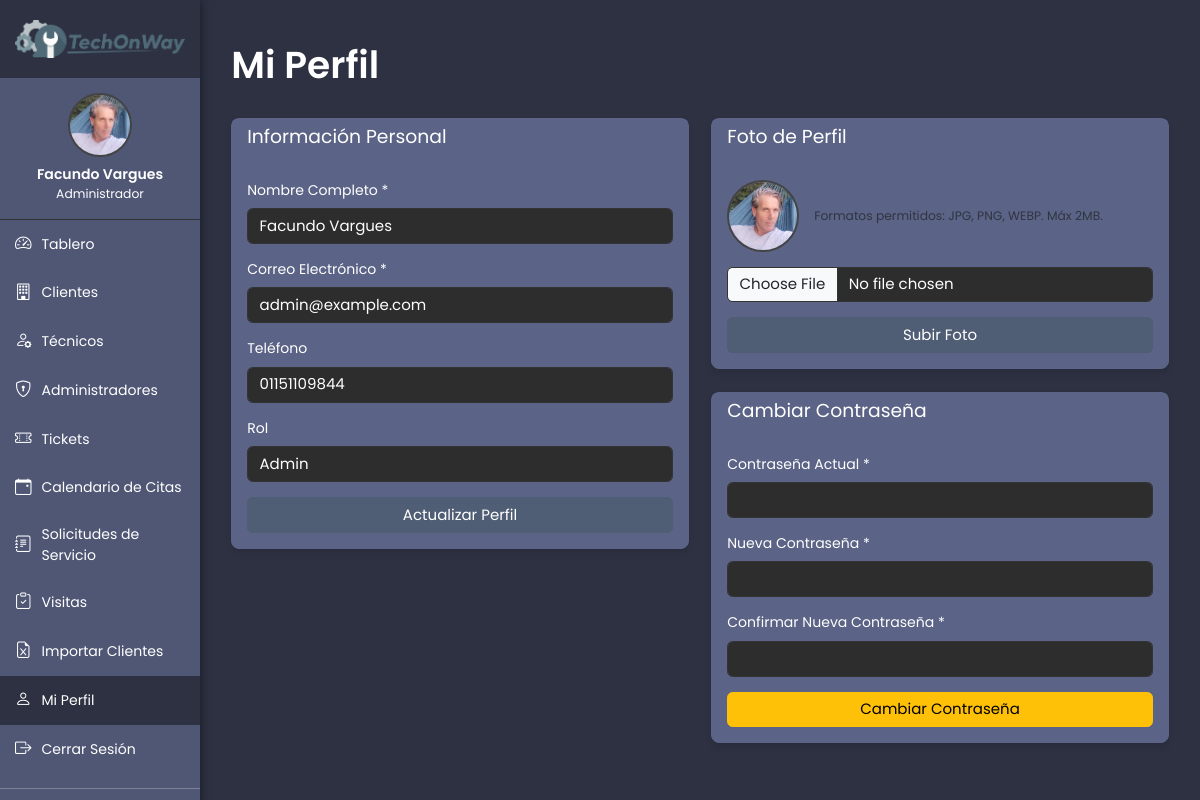
The app's page /profile.php (signed in) with its own data.
### tables this page shows
CREATE TABLE `users` (
  `id` int(11) NOT NULL,
  `name` varchar(100) NOT NULL,
  `email` varchar(100) NOT NULL,
  `password` varchar(255) NOT NULL,
  `phone` varchar(20) DEFAULT NULL,
  `avatar` varchar(255) DEFAULT NULL,
  `role` enum('admin','technician') NOT NULL,
  `zone` varchar(50) DEFAULT NULL,
  `created_at` timestamp NOT NULL DEFAULT current_timestamp(),
  `updated_at` timestamp NOT NULL DEFAULT current_timestamp() ON UPDATE current_timestamp()
);

### includes/i18n.php (called while the page is built, shortened)
<?php
$lang = [];
$langFile = __DIR__ . '/../lang/' . $_SESSION['lang'] . '.php';
if (file_exists($langFile)) {
    $lang = require $langFile;
} else {
    $langFile = __DIR__ . '/../lang/es.php';
    if (file_exists($langFile)) {
        $lang = require $langFile;
    }
}
function __($key, $fallback = null) {
    global $lang;
    if (isset($lang[$key])) {
        return $lang[$key];
    }
    return $fallback !== null ? $fallback : $key;
}

### includes/Database.php (called while the page is built, shortened)
<?php
class Database {
    private static $instance = null;
    private $connection;
    private static $connectionCount = 0;
    private function __construct() {
        $config = @require __DIR__ . '/../config/database.php';
        try {
            $charset = isset($config['charset']) ? $config['charset'] : 'utf8';
            $dsn_variants = [
                "mysql:host={$config['host']};dbname={$config['dbname']};charset={$charset}",
                "mysql:host={$config['host']};dbname={$config['dbname']};charset=utf8",
                "mysql:host={$config['host']};dbname={$config['dbname']}"
            ];
            self::$connectionCount++;
            foreach ($dsn_variants as $dsn) {
                try {
                    $this->connection = new PDO($dsn, $config['username'], $config['password'], $config['options']);
                    break;
                } catch (PDOException $e) {
                    $connection_error = $e->getMessage();
                    if (function_exists('error_log')) {
                        error_log("TechonWay: Database connection failed - DSN: {$dsn} - Error: " . $e->getMessage());
                    }
                    if (strpos($e->getMessage(), 'Too many connections') !== false) {
                        if (function_exists('error_log')) {
                            error_log("TechonWay: Too many database connections - Count: " . self::$connectionCount);
                        }
                        throw new PDOException("Database server overloaded: " . $e->getMessage());
                    }
                    continue;
                }
            }
        } catch (PDOException $e) {
            die("Connection failed: " . $e->getMessage());
        }
    }
    public static function getInstance() {
        if (self::$instance === null) {
            self::$instance = new self();
        }
        return self::$instance;
    }
    public function query($sql, $params = []) {
        $stmt = $this->connection->prepare($sql);
        $stmt->execute($params);
        return $stmt;
    }
    public function selectOne($sql, $params = []) {
        $stmt = $this->query($sql, $params);
        return $stmt->fetch();
    }
}

### config/database.php (called while the page is built, shortened)
<?php
$isLocal = (isset($_SERVER['HTTP_HOST']) && strpos($_SERVER['HTTP_HOST'], 'localhost') !== false)
    || (php_sapi_name() === 'cli');
$localConfig = null;
if ($isLocal) {
    if ($localConfig && isset($localConfig['database'])) {
        $dbConfig = $localConfig['database'];
        return [
            'host' => $dbConfig['host'],
            'dbname' => $dbConfig['dbname'],
            'username' => $dbConfig['username'],
            'password' => $dbConfig['password'],
            'charset' => $dbConfig['charset'],
            'options' => [
                PDO::ATTR_ERRMODE => PDO::ERRMODE_EXCEPTION,
                PDO::ATTR_DEFAULT_FETCH_MODE => PDO::FETCH_ASSOC,
                PDO::ATTR_EMULATE_PREPARES => false,
            ]
        ];
    } else {
        return [
            'host' => 'localhost',
            'dbname' => 'techonway',
            'username' => 'root',
            'password' => '',
            'charset' => 'utf8mb4',
            'options' => [
                PDO::ATTR_ERRMODE => PDO::ERRMODE_EXCEPTION,
                PDO::ATTR_DEFAULT_FETCH_MODE => PDO::FETCH_ASSOC,
                PDO::ATTR_EMULATE_PREPARES => false,
            ]
        ];
    }
}

### includes/init.php (called while the page is built, shortened)
<?php
require_once INCLUDE_PATH . '/Database.php';
require_once INCLUDE_PATH . '/i18n.php';
function escape($string) {
    return htmlspecialchars($string, ENT_QUOTES, 'UTF-8');
}

### profile.php (the view, shortened to what this page needs)
<?php
require_once 'includes/init.php';
$db = Database::getInstance();
$userId = $_SESSION['user_id'];
$user = $db->selectOne("SELECT * FROM users WHERE id = ?", [$userId]);
$pageTitle = __('profile.title', 'Mi Perfil');
include_once 'templates/header.php';
?>
<div class="container mt-4">
    <div class="row">
        <div class="col-md-12 mb-4">
            <h1><?php echo $pageTitle; ?></h1>
        </div>
    </div>
    <div class="row">
        <div class="col-md-6">
            <div class="card mb-4">
                <div class="card-header">
                    <h5 class="card-title"><?php echo __('profile.card.personal_info', 'Información Personal'); ?></h5>
                </div>
                <div class="card-body">
                    <form method="post" action="<?php echo BASE_URL; ?>profile.php">
                        <div class="mb-3">
                            <label for="name" class="form-label"><?php echo __('profile.name', 'Nombre Completo'); ?> *</label>
                            <input type="text" class="form-control" id="name" name="name" value="<?php echo escape($user['name']); ?>" required>
                        </div>
                        <div class="mb-3">
                            <label for="email" class="form-label"><?php echo __('profile.email', 'Correo Electrónico'); ?> *</label>
                            <input type="email" class="form-control" id="email" name="email" value="<?php echo escape($user['email']); ?>" required>
                        </div>
                        <div class="mb-3">
                            <label for="phone" class="form-label"><?php echo __('profile.phone', 'Teléfono'); ?></label>
                            <input type="text" class="form-control" id="phone" name="phone" value="<?php echo escape($user['phone'] ?? ''); ?>">
                        </div>
                        <div class="mb-3">
                            <label for="role" class="form-label"><?php echo __('profile.role', 'Rol'); ?></label>
                            <input type="text" class="form-control" id="role" value="<?php echo ucfirst($user['role']); ?>" readonly>
                        </div>
                        <div class="d-grid">
                            <button type="submit" name="update_profile" class="btn btn-primary"><?php echo __('profile.update_button', 'Actualizar Perfil'); ?></button>
                        </div>
                    </form>
                </div>
            </div>
        </div>
        <div class="col-md-6">
            <div class="card mb-4">
                <div class="card-header">
                    <h5 class="card-title"><?php echo __('profile.card.avatar', 'Foto de Perfil'); ?></h5>
                </div>
                <div class="card-body">
                    <div class="d-flex align-items-center mb-3">
                        <?php if (!empty($user['avatar'])): ?>
                            <?php
                                $avatarSrc = $user['avatar'];
                                if (strpos($avatarSrc, 'data:') !== 0) {
                                    $avatarSrc = BASE_URL . $avatarSrc;
                                }
                            ?>
                            <img src="<?php echo escape($avatarSrc); ?>" alt="Avatar" style="width: 72px; height: 72px; object-fit: cover; border-radius: 50%; border: 2px solid #444;">
                        <?php else: ?>
                            <div style="width: 72px; height: 72px; border-radius: 50%; background:#333; display:flex; align-items:center; justify-content:center; border: 2px solid #444;" class="me-3">
                                <i class="bi bi-person" style="font-size: 2rem;"></i>
                            </div>
                        <?php endif; ?>
                        <div class="ms-3">
                            <small class="text-muted"><?php echo __('profile.avatar.formats', 'Formatos permitidos: JPG, PNG, WEBP. Máx 2MB.'); ?></small>
                        </div>
                    </div>
                    <form method="post" action="<?php echo BASE_URL; ?>profile.php" enctype="multipart/form-data">
                        <div class="mb-3">
                            <input type="file" class="form-control" name="avatar" accept="image/jpeg,image/png,image/webp" required>
                        </div>
                        <div class="d-grid">
                            <button type="submit" name="upload_avatar" class="btn btn-primary"><?php echo __('profile.avatar.upload_button', 'Subir Foto'); ?></button>
                        </div>
                    </form>
                </div>
            </div>
            <div class="card">
                <div class="card-header">
                    <h5 class="card-title"><?php echo __('profile.card.change_password', 'Cambiar Contraseña'); ?></h5>
                </div>
                <div class="card-body">
                    <form method="post" action="<?php echo BASE_URL; ?>profile.php">
                        <div class="mb-3">
                            <label for="current_password" class="form-label"><?php echo __('profile.password.current', 'Contraseña Actual'); ?> *</label>
                            <input type="password" class="form-control" id="current_password" name="current_password" required>
                        </div>
                        <div class="mb-3">
                            <label for="new_password" class="form-label"><?php echo __('profile.password.new', 'Nueva Contraseña'); ?> *</label>
                            <input type="password" class="form-control" id="new_password" name="new_password" required>
                        </div>
                        <div class="mb-3">
                            <label for="confirm_password" class="form-label"><?php echo __('profile.password.confirm', 'Confirmar Nueva Contraseña'); ?> *</label>
                            <input type="password" class="form-control" id="confirm_password" name="confirm_password" required>
                        </div>
                        <div class="d-grid">
                            <button type="submit" name="change_password" class="btn btn-warning"><?php echo __('profile.password.change_button', 'Cambiar Contraseña'); ?></button>
                        </div>
                    </form>
                </div>
            </div>
        </div>
    </div>
</div>
<?php include_once 'templates/footer.php'; ?>

### assets/css/style.css (style rules this page uses)
:root { --dark-bg: #121212; --dark-surface: #1e1e1e; --dark-surface-2: #2d2d2d; --dark-text: #ffffff; --dark-text-secondary: #cccccc; --dark-border: #333333; --dark-primary: #4f5d75; --dark-secondary: #2d3142; --dark-success: #4caf50; --dark-danger: #f44336; --dark-warning: #ff9800; --dark-info: #2196f3; --bs-body-font-family: 'Poppins', sans-serif; --bs-font-sans-serif: 'Poppins', sans-serif; --bs-body-font-size: 0.9375rem; }
html, body { font-family: 'Poppins', sans-serif !important; font-weight: 400; font-synthesis: none; -webkit-font-smoothing: antialiased; -moz-osx-font-smoothing: grayscale; text-rendering: optimizeLegibility; background-color: var(--dark-bg); color: var(--dark-text); min-height: 100vh; }
html { font-size: 93.75%; }
*, *::before, *::after { font-family: inherit; }
button, input, select, textarea { font-family: inherit !important; }
h1, h2, h3, h4, h5, h6 { font-family: 'Poppins', sans-serif; letter-spacing: normal; }
h1 { font-weight: 600; }
h5 { font-weight: 400; }
.btn, .nav-link, .dropdown-item, .modal-title, .card-title, .table, .form-control, .form-select, .input-group-text { font-weight: 400; font-family: 'Poppins', sans-serif; }
.dark-mode .card, .dark-mode .modal-content, .dark-mode .dropdown-menu, .dark-mode .list-group-item { background-color: var(--dark-surface); color: var(--dark-text); border-color: var(--dark-border); }
.dark-mode .form-control, .dark-mode .form-select { background-color: var(--dark-surface-2); color: var(--dark-text); border-color: var(--dark-border); }
.dark-mode .btn-primary { background-color: var(--dark-primary); border-color: var(--dark-primary); }
body.has-sidebar .card, body.has-sidebar .modal-content, body.has-sidebar .list-group-item { background-color: #5B6386 !important; border-color: #5B6386 !important; }
body.has-sidebar .card-header { background-color: #5B6386 !important; border-bottom-color: #5B6386 !important; }
.card { border-radius: 8px; margin-bottom: 20px; box-shadow: 0 4px 6px rgba(0, 0, 0, 0.1); }
.card-header { background-color: var(--dark-surface-2); border-bottom-color: var(--dark-border); font-weight: 500; }

### records on screen
users: name "Facundo Vargues", email "admin@example.com", phone "01151109844", role "Admin"

### other values on screen
$displayName "Facundo Vargues"
__('sidebar.role.admin') "Administrador"
__('sidebar.dashboard', 'Dashboard') "Tablero"
__('sidebar.clients') "Clientes"
__('sidebar.technicians') "Técnicos"
__('sidebar.admins', 'Administradores') "Administradores"
__('sidebar.tickets') "Tickets"
__('sidebar.service_requests') "Solicitudes de Servicio"
__('sidebar.visits') "Visitas"
__('sidebar.import_clients') "Importar Clientes"
__('sidebar.profile') "Mi Perfil"
__('sidebar.logout') "Cerrar Sesión"
$pageTitle "Mi Perfil"
__('profile.card.personal_info', 'Información Personal') "Información Personal"
__('profile.name', 'Nombre Completo') "Nombre Completo"
